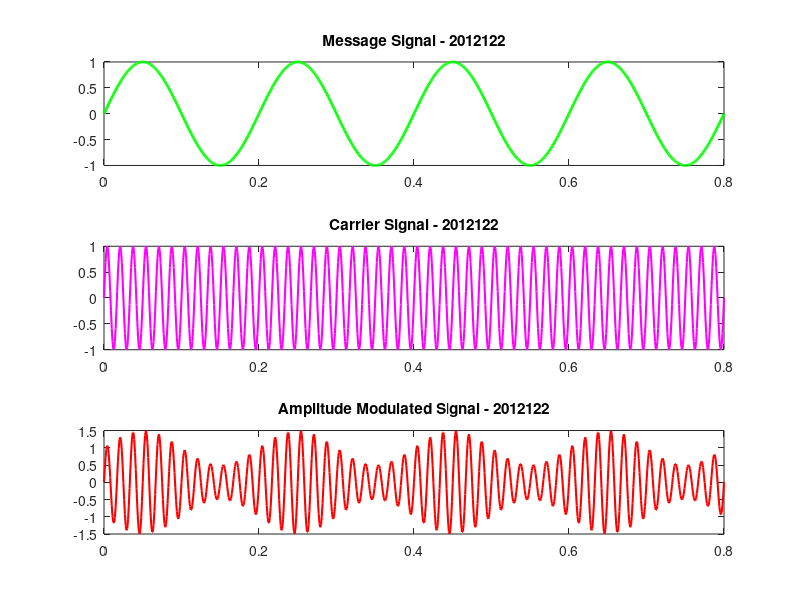

The MATLAB source for this figure:
% Amplitude Modulation

t = 0 : 0.001 : 0.8;
f1 = 5;
f2 = 60;
x1 = sin(2*pi*f1*t); % message signal
subplot(3,1,1);
plot(t, x1, 'g', 'LineWidth', 2);
title("Message Signal - 2012122");

x2 = sin(2*pi*f2*t); % carrier signal
subplot(3, 1, 2);
plot(t, x2, 'm', 'LineWidth', 1.5);
title("Carrier Signal - 2012122");

m = 0.5;
ams = (1 + m.*x1).*x2; % amplitude modulated signal
subplot(3, 1, 3);
plot(t, ams, 'r', 'LineWidth', 1.5);
title("Amplitude Modulated Signal - 2012122");

print ('Exp6_1b','-dpdf','-fillpage');
